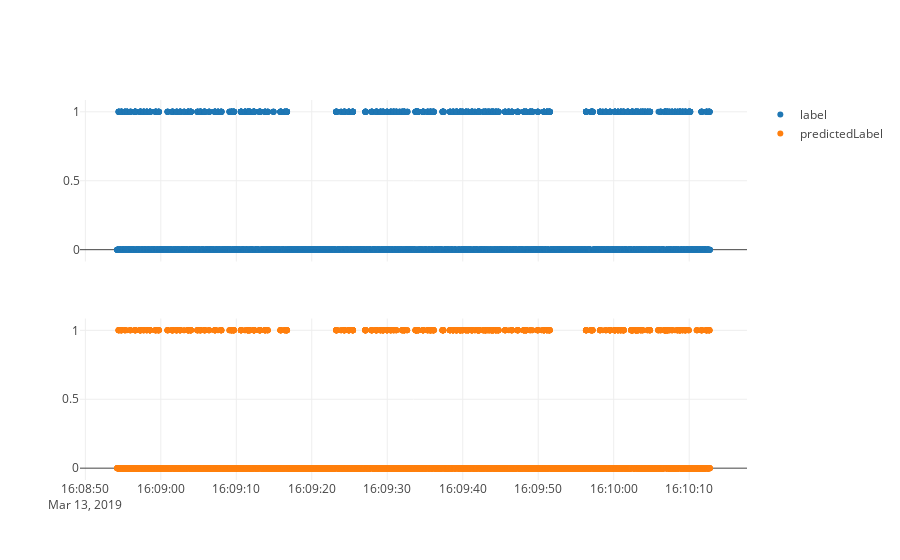

The code cell stored with this chart in its notebook:
### Code cell
speedYTrace = go.Scatter(
    x = df_threeMarkersWithSpeed['timeStamp'][40000:50000],
    y = df_threeMarkersWithSpeed['delta_y_tip'][40000:50000],
    mode = 'lines+markers',
    name = 'speedMarkerY'
)

labelTrace = go.Scatter(
    x = df_threeMarkersWithSpeed['timeStamp'][40000:50000],
    y = df_threeMarkersWithSpeed['label'][40000:50000],
    mode = 'markers',
    name = 'label'
)

predictedLabelTrace = go.Scatter(
    x = df_threeMarkersWithSpeed['timeStamp'][40000:50000],
    y = NN_clf_with_transform.predict(df_threeMarkersWithSpeed[features][40000:50000]),
    mode = 'markers',
    name = 'predictedLabel'
)
data = [speedYTrace, labelTrace, predictedLabelTrace]
fig = tools.make_subplots(rows=2, cols=1, shared_xaxes=True)

fig.append_trace(labelTrace, 1, 1)
fig.append_trace(predictedLabelTrace, 2, 1)

py.offline.iplot(fig, filename = "NN_model")

### Figure 1 — Plotly figure (JSON) as saved in the notebook; plotly's stock layout.template omitted (floating-point values rounded to 4 significant figures; data arrays with more than 128 entries replaced by an {"elided": "..."} marker saying what was removed)
{"data": [{"mode": "markers", "name": "label", "type": "scatter", "uid": "b7ccb7be-f3cd-4d00-a64d-c8a411e224e9", "x": {"elided": "10000 str values"}, "xaxis": "x", "y": {"elided": "10000 int values"}, "yaxis": "y"}, {"mode": "markers", "name": "predictedLabel", "type": "scatter", "uid": "62df50b4-7dbe-468e-bfa3-34a06bebfc3c", "x": {"elided": "10000 str values"}, "xaxis": "x", "y": {"elided": "10000 int values"}, "yaxis": "y2"}], "layout": {"xaxis": {"anchor": "y2", "domain": [0, 1]}, "yaxis": {"anchor": "free", "domain": [0.575, 1], "position": 0}, "yaxis2": {"anchor": "x", "domain": [0, 0.425]}}}
